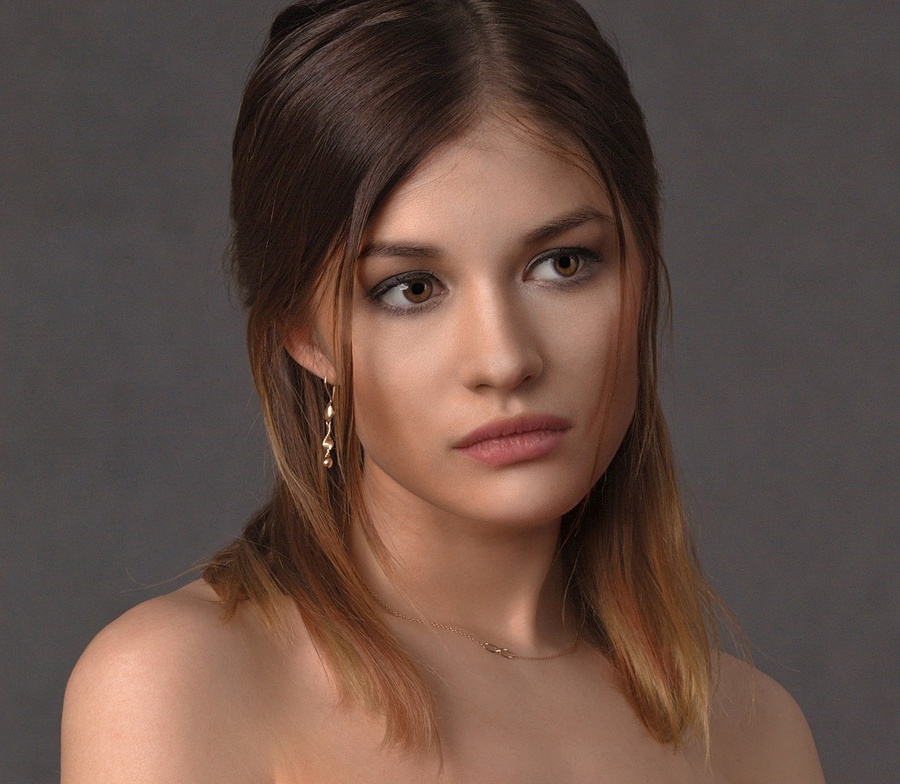
#> input picture Exercices/AI/girl.jpg, 900 x 784 px, shrunk from 1280 x 1116 before the run
$ python detection-visage2.py girl.jpg
#> lines starting #> are read from the running program, lines starting #| are printed output that depends on the picture; after the words box and inside, x2 and y2 are one past the last pixel; in counts of white or black regions, pixels touching at a corner belong together
import cv2
import os
import sys
image = cv2.imread("girl.jpg")
#> image is the input picture: shape (784, 900, 3); mean B, G, R 68.9, 77.6, 99.3
print("Dimensions de l'image: ",image.shape)
#| Dimensions de l'image:  (784, 900, 3)

# on convertit l'image en noir et blanc
# l'algorithme que nous allons utilisé a besoin de ce pretraitement
image_gray = cv2.cvtColor(image, cv2.COLOR_BGR2GRAY)
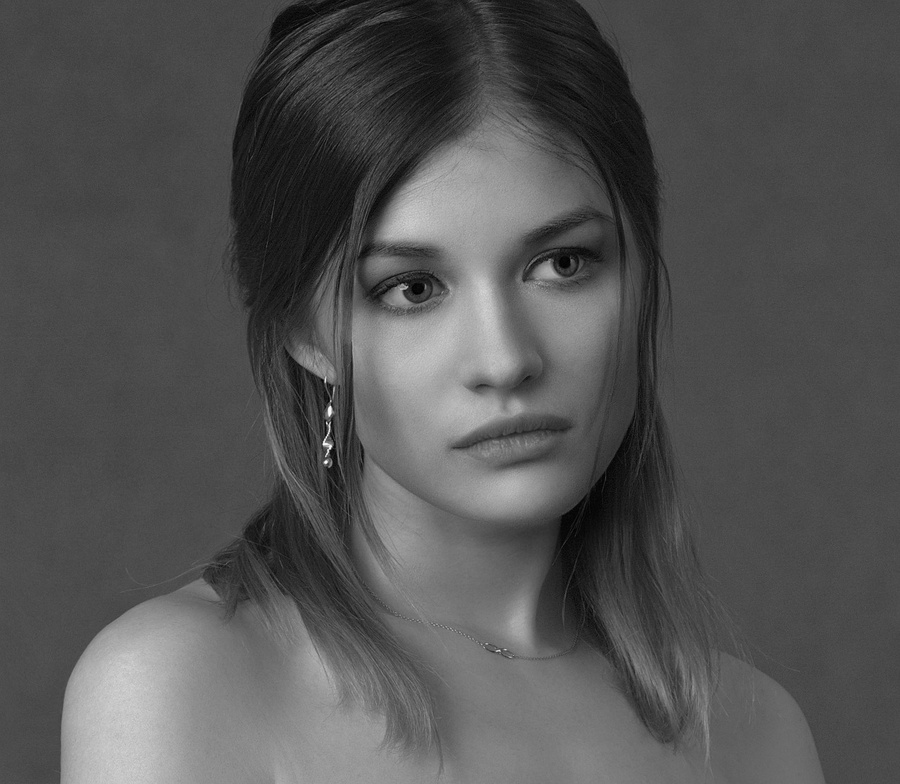
#> image_gray: shape (784, 900); min 0, max 250, mean 83.1

cv2.imwrite("new2.jpg", image_gray)
cv2.imshow('imgage',image_gray)
cv2.waitKey(0)
cv2.destroyAllWindows()

# on a besoin de ce fichier on ne fait ici
# que la prédiction, pas le training
#https://github.com/opencv/opencv/tree/master/data/haarcascades

# on charge notre modèle
#face_cascade = cv2.CascadeClassifier("haarcascade_frontalface_default.xml")
#cascPath = sys.argv[0]
#print(cascPath)
#face_cascade = cv2.CascadeClassifier(cv2.data.haarcascades + cascPath)
face_cascade = cv2.CascadeClassifier(cv2.data.haarcascades + 'haarcascade_frontalface_default.xml')
#face_cascade = cv2.CascadeClassifier('haarcascade_frontalface_default.xml')
print(cv2.data.haarcascades)
# on verifie que le modèle a bien été chargée
if face_cascade.empty()==True:
	print("Le fichier n'est pas chargé: ", face_cascade.empty())
else:
	print("Le fichier est chargé.")

# On cherche tous les visages disponibles dans l'image
faces = face_cascade.detectMultiScale(image_gray, 1.1, 5)
#> faces = [[311, 136, 364, 364]]
# on écrit dans la console le nombre de visages que  l'algorithme a détecté
print(f"{len(faces)} visages detectés dans l'image.")
#| 1 visages detectés dans l'image.

# on dessine un rectangle autour de chaque visage
for x, y, width, height in faces:
    cv2.rectangle(image, (x, y), (x + width, y + height), color=(255, 0, 0), thickness=2)
#> this loop made 1 pass
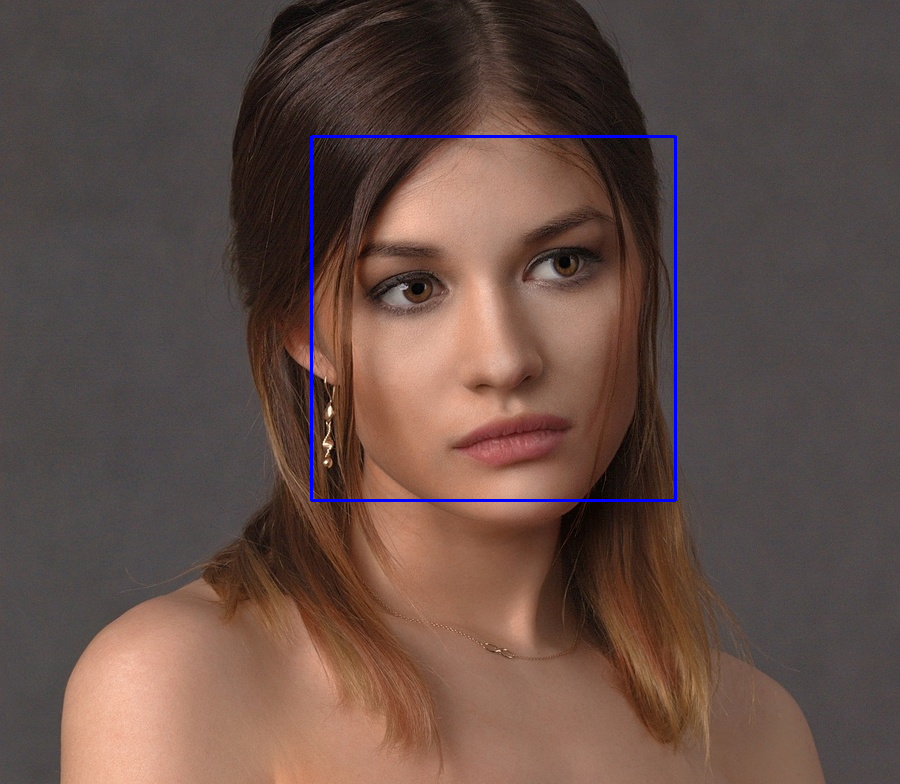
#> image: shape (784, 900, 3); 0.62% of pixels changed, all inside (x1, y1, x2, y2) = (310, 135, 677, 502)

print ("C'est tout bon!")

# on sauvegarde l'image
#cv2.imwrite("new.jpg", image)
#cv2.imshow('imgage',image)
cv2.waitKey(0)
cv2.destroyAllWindows()
